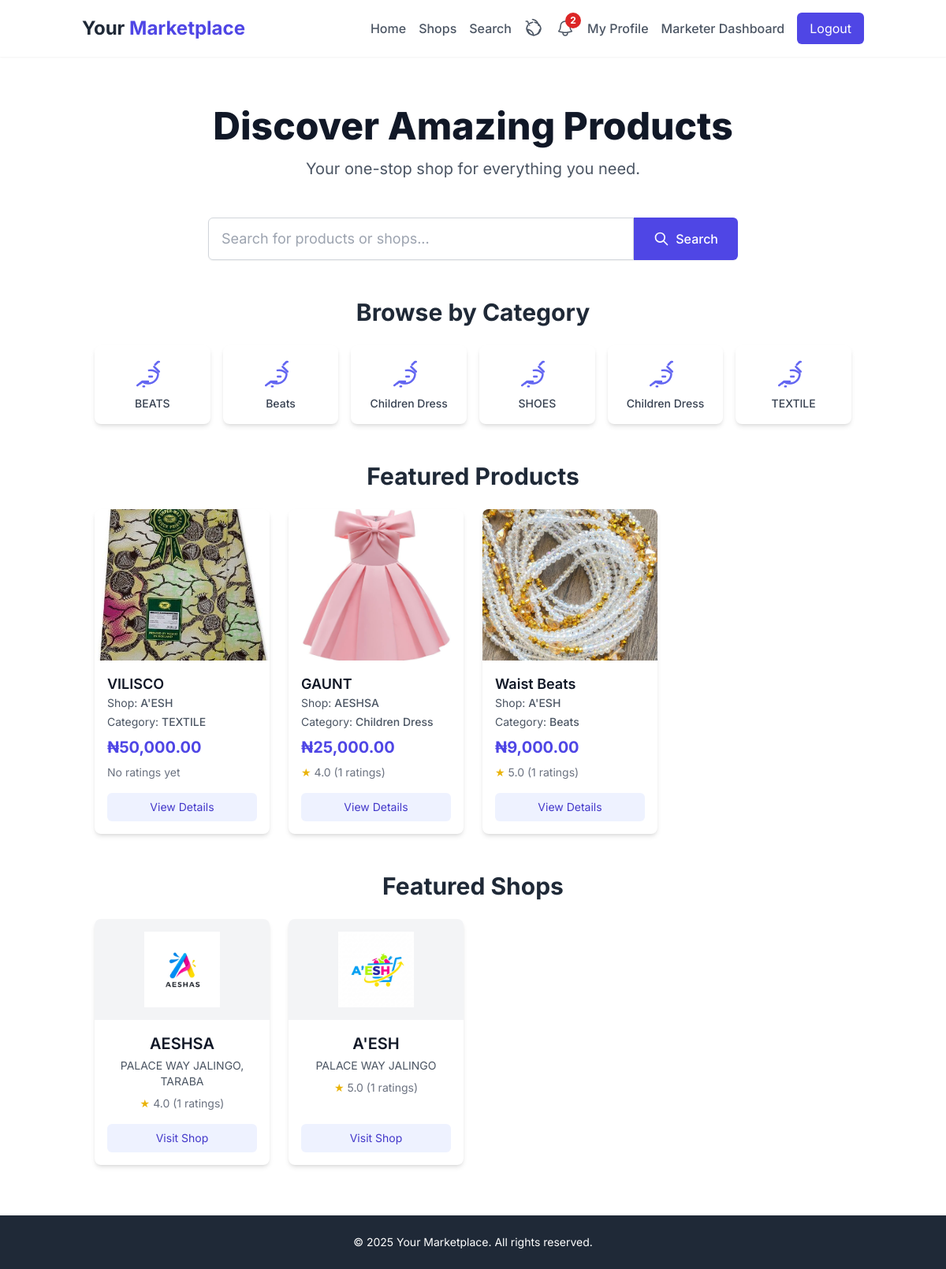
The app's page / (signed in) with its own data.
### app/models.py (models this page shows, shortened)
class Category(db.Model):
    id = db.Column(db.Integer, primary_key=True)
    name = db.Column(db.String(50), nullable=False)
    shop_id = db.Column(db.Integer, db.ForeignKey('shop.id'), nullable=True)
    products = db.relationship('Product', backref='category', lazy='dynamic')
    __table_args__ = (
        db.UniqueConstraint('name', 'shop_id', name='unique_category_per_shop'),
    )

class Product(db.Model):
    id = db.Column(db.Integer, primary_key=True)
    name = db.Column(db.String(100), nullable=False)
    description = db.Column(db.Text)
    price = db.Column(db.Float)
    image = db.Column(db.String(100), nullable=True)
    is_active = db.Column(db.Boolean, default=True)
    shop_id = db.Column(db.Integer, db.ForeignKey('shop.id'))
    category_id = db.Column(db.Integer, db.ForeignKey('category.id'), nullable=True)
    created_at = db.Column(db.DateTime, default=datetime.utcnow)
    ratings = db.relationship('Rating', backref='product', lazy='dynamic')
    order_items = db.relationship('OrderItem', backref='product_ordered', lazy='dynamic')
    def formatted_price(self):
        return f"₦{self.price:,.2f}" if self.price else "₦0.00"
    def average_rating(self):
        ratings = [rating.value for rating in self.ratings]
        return round(sum(ratings) / len(ratings), 2) if ratings else 0

class Shop(db.Model):
    id = db.Column(db.Integer, primary_key=True)
    name = db.Column(db.String(100), nullable=False)
    description = db.Column(db.Text)
    location = db.Column(db.String(100))
    whatsapp_number = db.Column(db.String(20))
    logo = db.Column(db.String(100), nullable=True)
    user_id = db.Column(db.Integer, db.ForeignKey('user.id'))
    created_at = db.Column(db.DateTime, default=datetime.utcnow)
    products = db.relationship('Product', backref='shop', lazy='dynamic')
    ratings = db.relationship('Rating', backref='shop', lazy='dynamic')
    order_items = db.relationship('OrderItem', backref='shop_ordered', lazy='dynamic')
    def average_rating(self):
        ratings = [rating.value for rating in self.ratings]
        return round(sum(ratings) / len(ratings), 2) if ratings else 0
    __table_args__ = (
        db.UniqueConstraint('name', 'user_id', name='unique_shop_per_user'),
    )

class Rating(db.Model):
    id = db.Column(db.Integer, primary_key=True)
    value = db.Column(db.Integer, nullable=False)
    comment = db.Column(db.Text)
    product_id = db.Column(db.Integer, db.ForeignKey('product.id'))
    user_id = db.Column(db.Integer, db.ForeignKey('user.id'))
    shop_id = db.Column(db.Integer, db.ForeignKey('shop.id'))
    created_at = db.Column(db.DateTime, default=datetime.utcnow)

### app/customer.py (the view)
@bp.route('/')
def index():
    categories = Category.query.all()
    featured_shops = Shop.query.order_by(Shop.created_at.desc()).limit(8).all()
    featured_products = Product.query.filter_by(is_active=True).order_by(Product.created_at.desc()).limit(8).all()
    return render_template('customer/index.html',
                         categories=categories,
                         featured_shops=featured_shops,
                         featured_products=featured_products)

### app/models.py (called while the page is built)
@login.user_loader
def load_user(id):
    return User.query.get(int(id))

### app/templates/customer/index.html (shortened to what this page needs)
{% extends "base.html" %}
{% block content %}
<div class="max-w-6xl mx-auto px-4 py-8">
    <h1 class="text-5xl font-extrabold text-gray-900 mb-4 text-center">Discover Amazing Products</h1>
    <p class="text-xl text-gray-600 mb-12 text-center">Your one-stop shop for everything you need.</p>
    <div class="mb-12 max-w-2xl mx-auto">
        <form action="{{ url_for('customer.search') }}" method="GET" class="flex rounded-md shadow-sm">
            <input type="text" name="q" placeholder="Search for products or shops..."
                   class="flex-1 min-w-0 block w-full px-4 py-3 border border-gray-300 rounded-l-md focus:ring-indigo-500 focus:border-indigo-500 sm:text-lg">
            <button type="submit" class="inline-flex items-center px-6 py-3 border border-transparent text-base font-medium rounded-r-md text-white bg-indigo-600 hover:bg-indigo-700 focus:outline-none focus:ring-2 focus:ring-offset-2 focus:ring-indigo-500">
                <svg class="w-5 h-5 mr-2" fill="none" stroke="currentColor" viewBox="0 0 24 24" xmlns="http://www.w3.org/2000/svg"><path stroke-linecap="round" stroke-linejoin="round" stroke-width="2" d="M21 21l-6-6m2-5a7 7 0 11-14 0 7 7 0 0114 0z"></path></svg>
                Search
            </button>
        </form>
    </div>
    {% if categories %}
    <section class="mb-12">
        <h2 class="text-3xl font-bold text-gray-800 mb-6 text-center">Browse by Category</h2>
        <div class="grid grid-cols-2 sm:grid-cols-3 md:grid-cols-4 lg:grid-cols-6 gap-4">
            {% for category in categories %}
                <a href="{{ url_for('customer.search', category_id=category.id) }}"
                   class="flex flex-col items-center justify-center p-4 bg-white rounded-lg shadow-md hover:shadow-lg transition-shadow duration-200 text-center text-gray-700 hover:text-indigo-600">
                    <span class="text-sm font-medium">{{ category.name }}</span>
                </a>
            {% endfor %}
        </div>
    </section>
    {% endif %}
    {% if featured_products %}
    <section class="mb-12">
        <h2 class="text-3xl font-bold text-gray-800 mb-6 text-center">Featured Products</h2>
        <div class="grid grid-cols-1 sm:grid-cols-2 md:grid-cols-3 lg:grid-cols-4 gap-6">
            {% for product in featured_products %}
                {% include 'components/product_card.html' %}
            {% endfor %}
        </div>
    </section>
    {% endif %}
    {% if featured_shops %}
    <section>
        <h2 class="text-3xl font-bold text-gray-800 mb-6 text-center">Featured Shops</h2>
        <div class="grid grid-cols-1 sm:grid-cols-2 md:grid-cols-3 lg:grid-cols-4 gap-6">
            {% for shop in featured_shops %}
                {% include 'components/shop_card.html' %}
            {% endfor %}
        </div>
    </section>
    {% endif %}
</div>
{% endblock %}

### app/templates/components/product_card.html
<div class="bg-white rounded-lg shadow-md overflow-hidden hover:shadow-lg transition-shadow duration-200 flex flex-col">
    <img src="{{ url_for('static', filename='uploads/' + product.image) if product.image else url_for('static', filename='img/default_product.png') }}"
         alt="{{ product.name }}"
         class="w-full h-48 object-cover flex-shrink-0">
    <div class="p-4 flex-grow flex flex-col justify-between">
        <div>
            <h3 class="text-lg font-semibold text-gray-900 truncate">{{ product.name }}</h3>
            <p class="text-gray-600 text-sm mb-1">Shop: <span class="font-medium">{{ product.shop.name }}</span></p>
            {% if product.category %}
                <p class="text-gray-600 text-sm mb-2">Category: <span class="font-medium">{{ product.category.name }}</span></p>
            {% endif %}
            <p class="text-indigo-600 font-bold text-xl">{{ product.formatted_price() }}</p>
            <div class="flex items-center text-sm text-gray-500 mt-2">
                {% if product.average_rating() > 0 %}
                    <span class="text-yellow-500 mr-1">★</span> {{ product.average_rating() }} ({{ product.ratings.count() }} ratings)
                {% else %}
                    No ratings yet
                {% endif %}
            </div>
        </div>
        <a href="{{ url_for('customer.product_detail', product_id=product.id) }}"
           class="mt-4 inline-block bg-indigo-50 text-indigo-700 text-sm px-4 py-2 rounded-md hover:bg-indigo-100 transition-colors duration-200 text-center">
            View Details
        </a>
    </div>
</div>

### app/templates/components/shop_card.html
<div class="bg-white rounded-lg shadow-md overflow-hidden hover:shadow-lg transition-shadow duration-200 flex flex-col">
    <img src="{{ url_for('static', filename='uploads/' + shop.logo) if shop.logo else url_for('static', filename='img/default_shop_logo.png') }}"
         alt="{{ shop.name }} Logo"
         class="w-full h-32 object-contain bg-gray-100 p-4 flex-shrink-0">
    <div class="p-4 flex-grow flex flex-col justify-between text-center">
        <div>
            <h3 class="text-xl font-semibold text-gray-900 mb-1 truncate">{{ shop.name }}</h3>
            <p class="text-gray-600 text-sm mb-2">{{ shop.location }}</p>
            <div class="flex items-center justify-center text-sm text-gray-500">
                {% if shop.average_rating() > 0 %}
                    <span class="text-yellow-500 mr-1">★</span> {{ shop.average_rating() }} ({{ shop.ratings.count() }} ratings)
                {% else %}
                    No ratings yet
                {% endif %}
            </div>
        </div>
        <a href="{{ url_for('customer.shop_detail', shop_id=shop.id) }}"
           class="mt-4 inline-block bg-indigo-50 text-indigo-700 text-sm px-4 py-2 rounded-md hover:bg-indigo-100 transition-colors duration-200">
            Visit Shop
        </a>
    </div>
</div>

### app/templates/base.html (style rules this page uses)
body { font-family: 'Inter', sans-serif; color: #1a202c; @apply bg-gray-50; }

### records on screen
Category: name "BEATS"
Category: name "Beats"
Category: name "Children Dress"
Category: name "SHOES"
Category: name "Children Dress"
Category: name "TEXTILE"
Product: image (picture), name "VILISCO", shop.name "A'ESH", category.name "TEXTILE", formatted_price "₦50,000.00", shows "No ratings yet"
Product: image (picture), name "GAUNT", shop.name "AESHSA", category.name "Children Dress", formatted_price "₦25,000.00", average_rating "4.0", ratings.count "1"
Product: image (picture), name "Waist Beats", shop.name "A'ESH", category.name "Beats", formatted_price "₦9,000.00", average_rating "5.0", ratings.count "1"
Shop: logo (picture), name "AESHSA", location "PALACE WAY JALINGO, TARABA", average_rating "4.0", ratings.count "1"
Shop: logo (picture), name "A'ESH", location "PALACE WAY JALINGO", average_rating "5.0", ratings.count "1"

### other values on screen
{{ current_user.notifications.filter_by(is_read=False).count() }} "2"
{{ moment().format('YYYY') }} "2025"
